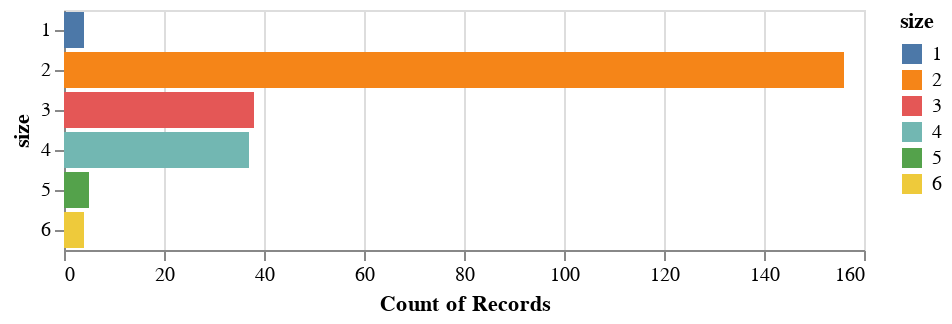

Here is the notebook cell this chart was saved with:
### Code cell
bars = alt.Chart(data).mark_bar().encode(
    y='size:N',
    color='size:N',
    x='count(size):Q'
)

bars

### Figure 1 — Vega-Lite specification as saved in the notebook (floating-point values rounded to 4 significant figures; data arrays with more than 128 entries replaced by an {"elided": "..."} marker saying what was removed)
{"config": {"view": {"continuousWidth": 400, "continuousHeight": 300}}, "data": {"name": "data-362d1a3aede62850ce7cd49b1d5f5d1d"}, "mark": "bar", "encoding": {"color": {"type": "nominal", "field": "size"}, "x": {"type": "quantitative", "aggregate": "count", "field": "size"}, "y": {"type": "nominal", "field": "size"}}, "$schema": "https://vega.github.io/schema/vega-lite/v4.8.1.json", "datasets": {"data-362d1a3aede62850ce7cd49b1d5f5d1d": {"elided": "244 records"}}}
